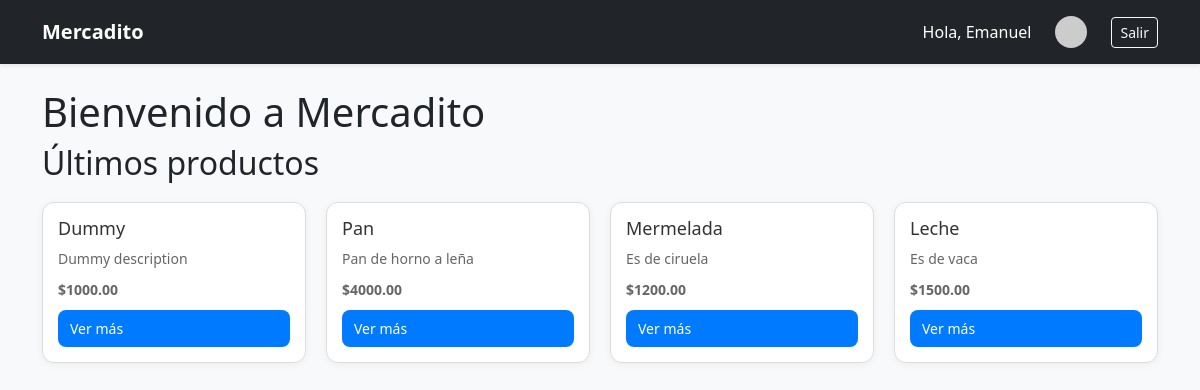
The page / (signed in) on the database its author committed.
### market/models.py (models this page shows, shortened)
class Product(models.Model):
    seller = models.ForeignKey(settings.AUTH_USER_MODEL, on_delete=models.CASCADE, related_name="products")
    title = models.CharField(max_length=200)
    description = models.TextField(blank=True)
    marca = models.CharField(max_length=100, blank=True, default="Generico")
    price = models.DecimalField(max_digits=12, decimal_places=2)
    stock = models.PositiveIntegerField(default=1)  # nuevo campo
    image = models.ImageField(upload_to="product_images/", blank=True, null=True)  # opcional
    active = models.BooleanField(default=True)
    created_at = models.DateTimeField(auto_now_add=True)
    updated_at = models.DateTimeField(auto_now=True)  # fecha de última modificación

### core/views.py (the view)
# urls.py: path("", home, name="home"),
def home(request):
    products = Product.objects.filter(active=True).order_by("-created_at")[:6]  # últimos 6
    return render(request, "home.html", {"products": products})

### core/templates/home.html (shortened to what this page needs)
{% extends "base.html" %}
{% load socialaccount %}
{% block content %}
<div class="home-container">
  <h1 class="home-title">Bienvenido a Mercadito</h1>
  {% if not user.is_authenticated %}
  <p>Iniciá sesión para comprar, vender o intercambiar productos</p>
      <div class="social-login">
        <a href="{% provider_login_url 'google' %}" role="button" class="btn-social">
            <i class="fab fa-google"></i>
        </a>
        <a href="{% provider_login_url 'github' %}" role="button" class="btn-social">
            <i class="fab fa-github"></i>
        </a>
    </div>
  {% else %}
   <h2 class="section-title">Últimos productos</h2>
    <div class="card-grid">
      {% for product in products %}
        <div class="card">
          <h3>{{ product.title }}</h3>
          <p>{{ product.description|truncatewords:15 }}</p>
          <p><strong>${{ product.price }}</strong></p>
          <a href="{% url 'product-list' %}" class="btn-primary">Ver más</a>
        </div>
      {% empty %}
        <p>No hay productos publicados todavía.</p>
      {% endfor %}
    </div>
  {% endif %}
</div>
{% endblock %}

### core/templates/base.html (shortened to what this page needs)
{% load static %}
<!doctype html>
<html lang="es">
<head>
  <link href="https://cdn.jsdelivr.net/npm/bootstrap@5.3.8/dist/css/bootstrap.min.css" rel="stylesheet">
  <link rel="stylesheet" href="https://cdnjs.cloudflare.com/ajax/libs/font-awesome/6.5.0/css/all.min.css">
  <link rel="stylesheet" href="{% static 'css/styles.css' %}">
</head>
<body class="bg-light">
  <nav class="navbar navbar-expand-lg navbar-dark bg-dark shadow-sm">
    <div class="container">
      <a class="navbar-brand fw-bold" href="{% url 'home' %}">Mercadito</a>
      <div class="collapse navbar-collapse justify-content-end" id="navbarNav">
        <ul class="navbar-nav align-items-center">
          {% if user.is_authenticated %}
            <li class="nav-item me-3 text-white">
              Hola, {{ user.first_name|default:user.username }}
            </li>
            <li class="nav-item me-3">
              <a href="{% url 'profile' %}" class="nav-link">
                {% if user.profile.avatar %}
                  <img src="{{ user.profile.avatar.url }}"
                       alt="Avatar"
                       class="rounded-circle"
                       width="32" height="32"
                       style="object-fit: cover;">
                {% else %}
                  <img src="https://ui-avatars.com/api/?name={{ user.username }}&background=random"
                       alt="Avatar"
                       class="rounded-circle"
                       width="32" height="32">
                {% endif %}
              </a>
            </li>
            <li class="nav-item">
              <form method="post" action="{% url 'account_logout' %}" class="d-inline">
                <button type="submit" class="btn btn-outline-light btn-sm">Salir</button>
              </form>
            </li>
          {% else %}
            <li class="nav-item">
              <a href="{% url 'account_login' %}" class="btn btn-outline-light btn-sm">Entrar</a>
            </li>
          {% endif %}
        </ul>
      </div>
    </div>
  </nav>
  <main class="container my-4">
    {% block content %}{% endblock %}
  </main>
</body>
</html>

### core/static/css/styles.css (style rules this page uses)
.btn-primary { width: 100%; padding: 12px; background: #007bff; color: #fff; border: none; border-radius: 8px; cursor: pointer; font-size: 16px; }
.card-grid { display: grid; grid-template-columns: repeat(auto-fill, minmax(220px, 1fr)); gap: 20px; margin-top: 20px; }
.card { background: #fff; border: 1px solid #ddd; border-radius: 12px; padding: 15px; text-align: left; box-shadow: 0 2px 8px rgba(0,0,0,0.05); transition: transform 0.2s ease, box-shadow 0.2s ease; }
.card h3 { font-size: 18px; margin-bottom: 8px; color: #333; }
.card p { font-size: 14px; margin-bottom: 10px; color: #666; }
.card .btn-primary { display: inline-block; padding: 8px 12px; background: #007bff; color: #fff; border-radius: 8px; font-size: 14px; text-decoration: none; }

### rows shown on the page
Product: title "Dummy", description "Dummy description", price "1000.00"
Product: title "Pan", description "Pan de horno a leña", price "4000.00"
Product: title "Mermelada", description "Es de ciruela", price "1200.00"
Product: title "Leche", description "Es de vaca", price "1500.00"

### other values the page prints
{{ user.first_name|default:user.username }} "Emanuel"
